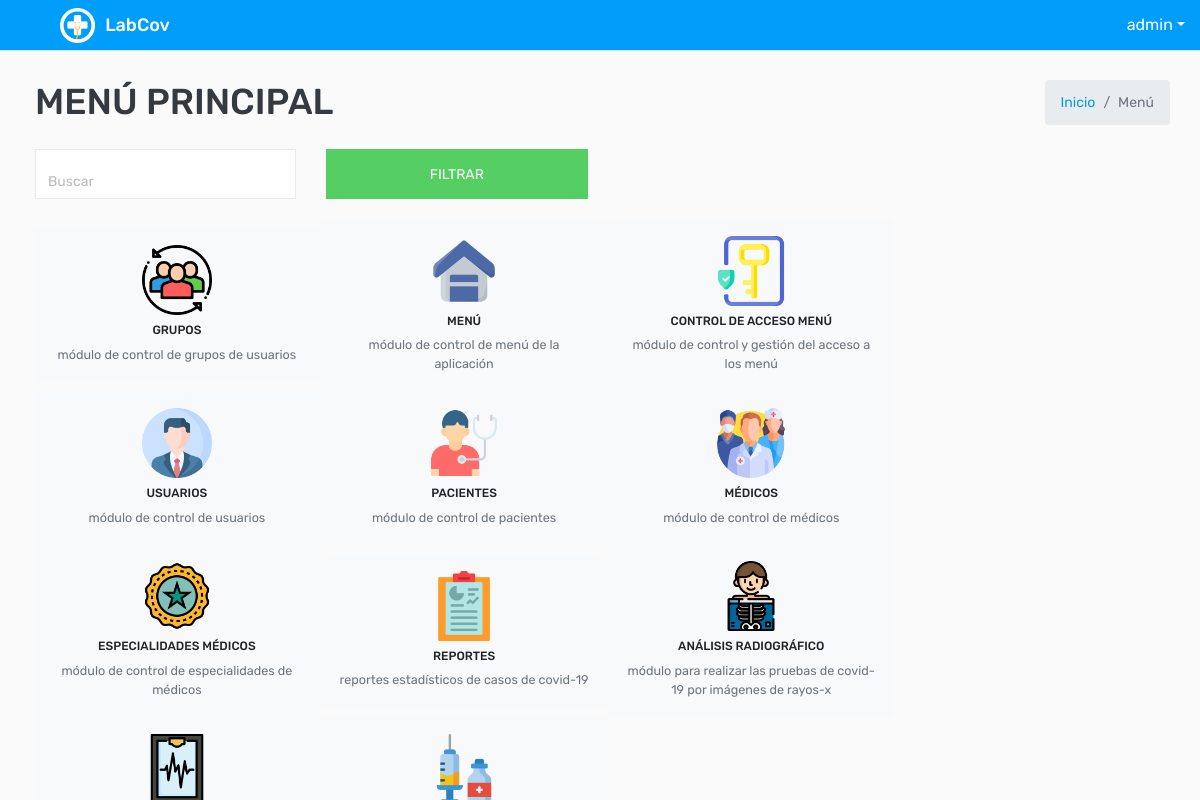
Screenshot of / (signed in) with the database file from the repository.
### covid/models.py (models this page shows, shortened)
class ModeloBase(models.Model):
    class Meta:
        abstract = True
    """Model definition for ModeloBase."""
    fecha_creacion = models.DateTimeField(verbose_name='Fecha creación',auto_now_add=True)
    usuario_creacion = models.ForeignKey(settings.AUTH_USER_MODEL, verbose_name='Usuario Creación', related_name='+', blank=True, null=True,on_delete=models.PROTECT, editable=False)
    usuario_modificacion = models.ForeignKey(settings.AUTH_USER_MODEL, verbose_name='Usuario Modificación', related_name='+', blank=True, null=True,on_delete=models.PROTECT , editable=False)
    fecha_modificacion = models.DateTimeField(verbose_name='Fecha Modificación', auto_now=True)
    estado_registro = models.BooleanField(verbose_name="Estado del registro",default=True)

class User(AbstractUser,ModeloBase):
    cedula=models.CharField(max_length=10, verbose_name='Cédula', unique = True)
    tipo_genero = (('M', 'Masculino'), ('F', 'Femenino'))
    genero = models.CharField('Género', choices=tipo_genero, default='M', max_length=1)

class Menu(ModeloBase):
    titulo = models.CharField(verbose_name='Título',max_length=200)
    descripcion = models.CharField( verbose_name='Descripciòn',max_length=200)
    icono = models.ImageField(verbose_name="icono", upload_to='icon/')
    url = models.CharField(verbose_name='Url', max_length=200)
    grupo = models.ManyToManyField(Group, through='Menu_Groups', verbose_name='Grupos de usuario')
    activo = models.BooleanField(default=True)
    class Meta:
        verbose_name = 'Menu'
        verbose_name_plural = 'Menus'

### covid/views.py (the view)
# urls.py: path('', key.Dashboard_view.as_view(), name="dashboard" ),
class Dashboard_view(LoginRequiredMixin,TemplateView):
    template_name = "registration/dashboard.html"
    def get_context_data(self, **kwargs):
        busqueda = self.request.GET.get("buscar")
        permisos = Group.objects.filter(user=self.request.user)
        context = super().get_context_data(**kwargs)
        context['titulo'] ="Menú Principal"
        if self.request.user.is_superuser:
            if not busqueda:
                context['MenuSuperUser'] = Menu.objects.all()
            else:
                context['MenuSuperUser'] = Menu.objects.filter(titulo__icontains=busqueda)
        else:
            if not busqueda:
                context['menu'] = Menu_Groups.objects.filter( group__in=permisos, activo =True, menu__activo = True)
            else:
                context['menu'] = Menu_Groups.objects.filter( group__in=permisos, activo =True, menu__activo = True,menu__titulo__icontains=busqueda)
        return context

### templates/registration/dashboard.html (shortened to what this page needs)
{% extends 'plantillaBase.html' %} {% block content %}
<div>
    <form action="" method="GET">
        <div class="row filter-row">
            <div class="col-sm-6 col-md-3">
                <div class="form-group form-focus select-focus focused">
                    <input type="text" name="buscar" id="id_buscar" class="form-control float-right" placeholder="Buscar">
                </div>
            </div>
            <div class="col-sm-6 col-md-3">
                <button type="submit" class="btn btn-success btn-block"> Filtrar </button>
            </div>
        </div>
    </form>
</div>
{% if user.is_superuser %} {% for dato in MenuSuperUser %}
<button onclick="location.href= '{{dato.url}}'" class=" btn btn-light rounded-0 w-25 p-3 mx-auto align-middle">
    <a class="border-0 ">
        <img class=" figure-img img-fluid rounded " src="{{dato.icono.url}}" width="70px" alt="Card image cap">
        <h6 class=" text-center ">{{dato.titulo.upper}}</h6>
        <figcaption class="figure-caption">{{dato.descripcion}}</figcaption>
    </a>
</button> {% endfor %} {%endif %}  {% endblock %}

### templates/plantillaBase.html (shortened to what this page needs)
<!DOCTYPE html>
<html lang="es">
{% load static %}
<head>
    <link rel="stylesheet" type="text/css" href="{% static 'css/bootstrap.min.css'%}">
    <link rel="stylesheet" type="text/css" href="{% static 'css/font-awesome.min.css'%}">
    <link rel="stylesheet" type="text/css" href="{% static 'css/bootstrap-duallistbox.min.css'%}">
    <link rel="stylesheet" type="text/css" href="{% static 'css/style.css'%}">
    <link href="{% static 'css/select2.min.css'%}" rel="stylesheet">
    <link href="{% static 'css/select2-bootstrap4.min.css'%}" rel="stylesheet"> {% block content_extra_css %} {%endblock content_extra_css %}
</head>
<body>
    <div class="main-wrapper">
        <div class="header">
            <div class="header-left">
                <a href="{% url 'dashboard'%}" class="logo">
                    <img src="{% static 'img/logo.png' %}" width="35" height="35" alt="">
                    <span>LabCov</span></a>
            </div>
            <ul class="nav user-menu float-right">
                <li class="nav-item dropdown has-arrow">
                    <a href="#" class="dropdown-toggle nav-link user-link"
                        data-toggle="dropdown"></span><span>{{request.user }}</span></a>
                </li>
            </ul>
            <div class="page-wrapper ">
                <div class="content ">
                    <div class="row mb-2 ">
                        <div class="col-sm-8 ">
                            <h1 class="m-0 text-dark ">{{ titulo.upper }}</h1>
                        </div>
                        <div class="col-sm-4 ">
                            <ol class="breadcrumb float-sm-right ">
                                <li class="breadcrumb-item "><a href="{% url 'dashboard'%} ">Inicio</a></li>
                                <li class="breadcrumb-item active ">Menú</li>
                            </ol>
                        </div>
                    </div>
                    {% block content %} {% endblock %}
                </div>
            </div>
        </div>
</body>
</html>

### rows the page displays
User: user "admin"
Menu: icono (picture), titulo "GRUPOS", descripcion "módulo de control de grupos de usuarios"
Menu: icono (picture), titulo "MENÚ", descripcion "módulo de control de menú de la aplicación"
Menu: icono (picture), titulo "CONTROL DE ACCESO MENÚ", descripcion "módulo de control y gestión del acceso a los menú"
Menu: icono (picture), titulo "USUARIOS", descripcion "módulo de control de usuarios"
Menu: icono (picture), titulo "PACIENTES", descripcion "módulo de control de pacientes"
Menu: icono (picture), titulo "MÉDICOS", descripcion "módulo de control de médicos"
Menu: icono (picture), titulo "ESPECIALIDADES MÉDICOS", descripcion "módulo de control de especialidades de médicos"
Menu: icono (picture), titulo "REPORTES", descripcion "reportes estadísticos de casos de covid-19"
Menu: icono (picture), titulo "ANÁLISIS RADIOGRÁFICO", descripcion "módulo para realizar las pruebas de covid-19 por imágenes de rayos-x"
Menu: icono (picture)
Menu: icono (picture)

### other values shown
{{ titulo.upper }} "MENÚ PRINCIPAL"
